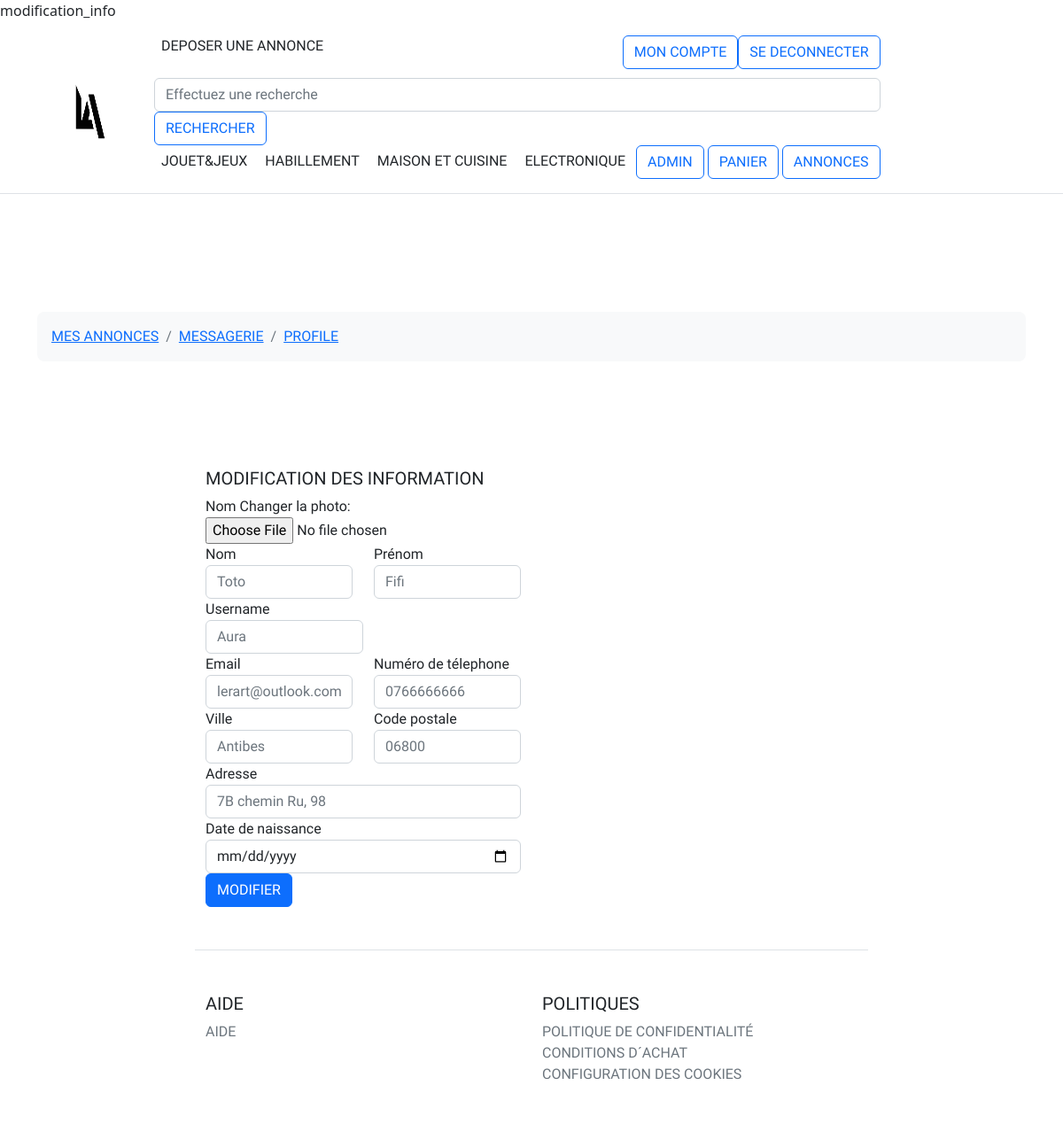
Page /index.php?p=modification_info (signed in) on the committed database.
### tables this page shows
CREATE TABLE IF NOT EXISTS `membre` (
  `id` int(11) NOT NULL AUTO_INCREMENT,
  `nom` varchar(150) DEFAULT NULL,
  `prenom` varchar(80) DEFAULT NULL,
  `adresse` varchar(250) DEFAULT NULL,
  `code_postale` varchar(7) DEFAULT NULL,
  `telephone` varchar(20) DEFAULT NULL,
  `date_inscription` date DEFAULT NULL,
  `hash` varchar(100) DEFAULT NULL,
  `date_validite_email` datetime DEFAULT NULL,
  `email` varchar(150) DEFAULT NULL,
  `montant_cagnotte` float DEFAULT NULL,
  `date_naissance` date DEFAULT NULL,
  `is_admin` int(4) DEFAULT '0',
  `url_photo_profil` varchar(300) DEFAULT 'assets/image_profil/avatar.jpg',
  `username` varchar(45) DEFAULT NULL,
  `token` varchar(150) DEFAULT NULL,
  `date_validite_token` time DEFAULT NULL,
  `actif` int(4) DEFAULT '0',
  `ville` varchar(20) DEFAULT NULL,
  PRIMARY KEY (`id`)
);

### controller/User.php (called while the page is built, shortened)
<?php
class User
{
  private $nom;
  private $prenom;
  private $adresse;
  private $email;
  private $code_postale;
  private $telephone;
  private $username;
  private $date_naissance;
  private $ville;
  public function getNom(){
    return $this->nom;
  }
  public function getPrenom(){
    return $this->prenom;
  }
  public function getAdresse(){
    return $this->adresse;
  }
  public function getEmail(){
    return $this->email;
  }
  public function getCodePostale(){
    return $this->code_postale;
  }
  public function getTelephone(){
    return $this->telephone;
  }
  public function getUsername(){
    return $this->username;
  }
  public function getDatenaissance(){
    return $this->date_naissance;
  }
public function getVille(){
    return $this->ville;
  }
  public function chargerAllInfoUserById($id){
  $UserModel= new UserModel();
  $user=$UserModel->chargerUserById($id);
  $this->nom=$user[0]['nom'];
  $this->prenom=$user[0]['prenom'];
  $this->adresse=$user[0]['adresse'];
  $this->email=$user[0]['email'];
  $this->code_postale=$user[0]['code_postale'];
  $this->telephone=$user[0]['telephone'];
  $this->username=$user[0]['username'];
  $this->date_naissance=$user[0]['date_naissance'];
  $this->ville=$user[0]['ville'];
  }
  }

### model/UserModel.php (called while the page is built, shortened)
<?php
class UserModel{
    private $table = 'membre';
function chargerUserById($id_user){
    try {
        global $db;
        $query=$db->prepare('SELECT * FROM '. $this->table. ' WHERE id= :id');
        $query->execute(['id'=>$id_user]);
        if ($query->rowCount()){
            return $query->fetchALL();
        }
    } catch (Exception $e) {
        echo $e->getMessage();
    }
    return false;
}
}

### view/modification_info.php (the view, shortened to what this page needs)
<?php
$user= new User();
$user->chargerAllInfoUserById($_SESSION['id']);
?>
<section>
  <div class="container py-5">
    <div class="row">
      <div class="col">
        <nav aria-label="breadcrumb" class="bg-light rounded-3 p-3 mb-4">
          <ol class="breadcrumb mb-0">
            <li class="breadcrumb-item"><a href="?p=mes_annonces">MES ANNONCES</a></li>
            <li class="breadcrumb-item"><a href="?p=messagerie">MESSAGERIE</a></li>
            <li class="breadcrumb-item active" aria-current="page"><a href="?p=account">PROFILE</a></li>
          </ol>
        </nav>
      </div>
    </div>
<div class="row pt-5">
	<div class="col-lg-8 offset-lg-2 col-12 pt-5">
	<form  method="POST" enctype="multipart/form-data" action="">
			<h5>MODIFICATION DES INFORMATION</h5>
				<div class="form-group">
		          <div class="row">
		            <div class="col-md-6">
		              <label for="nom">Nom</label>
				<label for="url_photo_profil">Changer la photo:</label>
				<input type="file" id="url_photo_profil" name="url_photo_profil">
		      	<div class="form-group">
		          <div class="row">
		            <div class="col-md-6">
		              <label for="nom">Nom</label>
		              <input id="nom" class="form-control" type="text" name="nom" placeholder="<?php echo $user->getNom() ??  "Entrer votre nom"?>">
		            </div>
		         <div class="col-md-6">
		              <label for="prenom">Prénom</label>
		              <input id="prenom" class="form-control" type="text" name="prenom" placeholder="<?php echo $user->getPrenom() ??  "Entrer votre prénom"?>">
		          </div>
		          </div>
		      </div>
		         <div class="col-md-6">
		              <label for="username">Username</label>
		              <input id="username" class="form-control" type="text" name="username" placeholder="<?php echo $user->getUsername() ??  "Entrer votre nouveau Username"?>">
		          </div>
		      <div class="form-group">
		          <div class="row">
		            <div class="col-md-6">
		              <label for="email">Email</label>
		              <input id="email" class="form-control" type="email" name="email" placeholder="<?php echo $user->getEmail() ?? "Entrer votre email"?>">
		            </div>
		            <div class="col-md-6">
		              <label for="telephone">Numéro de télephone</label>
		              <input id="telephone" class="form-control" type="tel" name="telephone" placeholder="<?php echo $user->getTelephone() ?? "Entrer votre numéro de telephone"?>">
		            </div>
		          </div>
		      </div>
			  <div class="form-group">
		          <div class="row">
		            <div class="col-md-6">
		              <label for="ville">Ville</label>
		              <input id="ville" class="form-control" type="text" name="ville" placeholder="<?php echo $user->getVille() ?? "Entrer votre ville" ?>">
		            </div>
		            <div class="col-md-6">
		              <label for="code_postale">Code postale</label>
		              <input id="code_postale" class="form-control" type="number" name="code_postale" placeholder="<?php echo $user->getCodePostale() ?? "Entrer votre code postale"?>">
		            </div>
		          </div>
		      <div class="form-group">
		          <div class="row">
		            <div class="col-12">
		              <label for="adresse">Adresse</label>
		              <input id="adresse" class="form-control" type="text" name="adresse" placeholder="<?php echo $user->getAdresse() ?? "Entrer votre adresse"?>">
		            </div>
		          </div>
		      </div>
		      <div class="form-group">
		          <div class="row">
		            <div class="col-12">
		              <label for="date_naissance">Date de naissance</label>
		              <input id="date_naissance" class="form-control" type="date" name="date_naissance" placeholder="<?php echo $user->getDatenaissance() ?? "Entrer votre date de naissance"?>">
		            </div>
		          </div>
		      </div>
		    <div class="form-group">
		      <button class="btn btn-primary" type="submit">MODIFIER</button>
			  </div>
</form>
		</div>
	</div>

### assets/css/style.css (style rules this page uses)
* { font-family: 'Exo', sans-serif; margin:0; padding: 0; }
div { display: block; }
.btn:not(:disabled):not(.disabled) { cursor: pointer; }

### rows in the picture
membre: nom "Toto", prenom "Fifi", username "Aura", email "lerart@outlook.com", telephone "0766666666", ville "Antibes", code_postale "06800", adresse "7B chemin Ru, 98"
